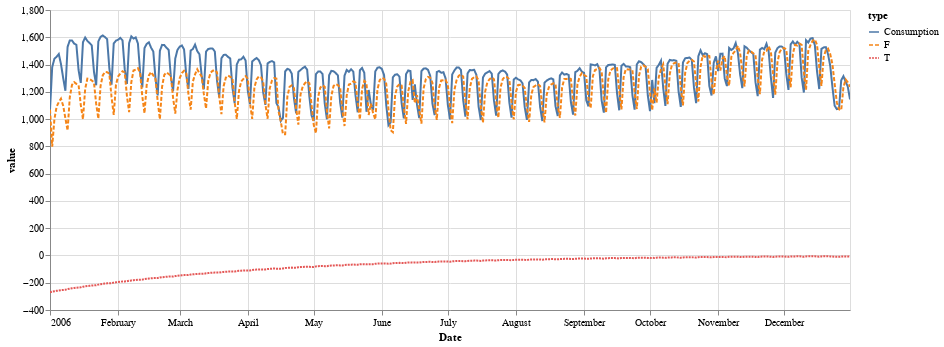

The notebook cell saved with this chart:
### Code cell
# Double exponential smoothing
data = full_data[:'2006-12-31'].copy()
level, trend, forecast = des(data.Consumption, alpha=0.8, beta=0.01, h=1)
data['L'] = level
data['T'] = trend
data['F'] = forecast

source = data.drop('L', axis=1).transpose().stack().reset_index().rename(columns={'level_0': 'type', 0: 'value'})

alt.Chart(source).mark_line().encode(
    x='Date',
    y='value',
    color='type',
    strokeDash='type',
).properties(
    width=800,
    height=300
).interactive()

### Figure 1 — Vega-Lite specification as saved in the notebook (floating-point values rounded to 4 significant figures; data arrays with more than 128 entries replaced by an {"elided": "..."} marker saying what was removed)
{"config": {"view": {"continuousWidth": 400, "continuousHeight": 300}}, "data": {"name": "data-9753d6f8698f1c1e583d52b44e908d5c"}, "mark": "line", "encoding": {"color": {"type": "nominal", "field": "type"}, "strokeDash": {"type": "nominal", "field": "type"}, "x": {"type": "temporal", "field": "Date"}, "y": {"type": "quantitative", "field": "value"}}, "height": 300, "selection": {"selector003": {"type": "interval", "bind": "scales", "encodings": ["x", "y"]}}, "width": 800, "$schema": "https://vega.github.io/schema/vega-lite/v4.8.1.json", "datasets": {"data-9753d6f8698f1c1e583d52b44e908d5c": {"elided": "1095 records"}}}
